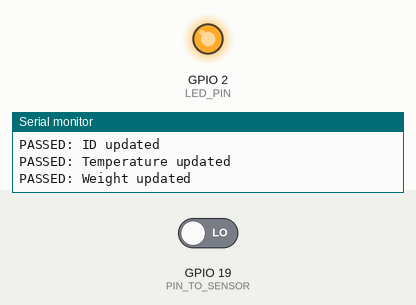
Recording of a sketch running on a simulated ESP8266 (NodeMCU). On the bench: output pins drawn as LEDs (lit = HIGH), the last lines printed to the serial monitor. The test bench sets the inputs (shaded band); at power-on: GPIO 19 (PIN_TO_SENSOR) LOW. WiFi joins after 1.5 s; servers stay silent unless stated; the local clock reads 2024-03-15 10:24:30 at power-on unless the sketch sets it.

Above: at 2.7 s.
2.8 s: GPIO 19 (PIN_TO_SENSOR) driven HIGH
4.3 s: GPIO 19 (PIN_TO_SENSOR) driven LOW
At 5.1 s:
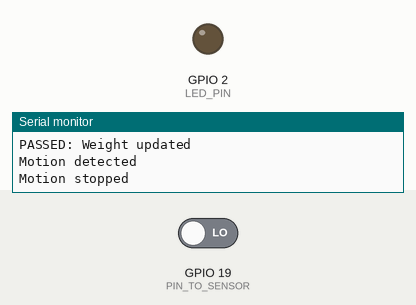
Timing chart, 0 to 7.3 s (numbered marks = the images above; inputs shaded):
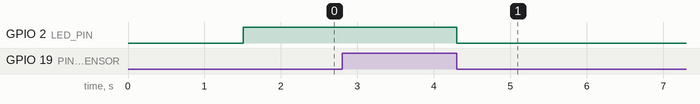

Measured:
- after the input at 4.3 s, GPIO 2 (LED_PIN): HIGH → LOW at once

The sketch:

gate1.ino
```cpp
#include <Arduino.h>
#if defined(ESP32)
#include <WiFi.h>
#include <time.h> // For time-related functions on ESP32
#elif defined(ESP8266)
#include <ESP8266WiFi.h>
// For ESP8266, use an NTP library or other method for date/time
#endif

#include <Firebase_ESP_Client.h>

// Provide the token generation process info.
#include "addons/TokenHelper.h"
// Provide the RTDB payload printing info and other helper functions.
#include "addons/RTDBHelper.h"

// Insert your network credentials
#define WIFI_SSID "Student-PI"
#define WIFI_PASSWORD "student2023"

// Insert Firebase project API Key
#define API_KEY "AIzaSyAxY_fxzCxo-cSZHCOj7pLvJS8U1CO2gxo"
// Insert RTDB URL
#define DATABASE_URL "https://bovine-health-default-rtdb.europe-west1.firebasedatabase.app/"

// Define Firebase Data object
FirebaseData fbdo;
FirebaseAuth auth;
FirebaseConfig config;

// Hard-coded values
const int cowID = 98;
const float temperature = 40;
const float weight = 420.5;

// Motion sensor pin
const int PIN_TO_SENSOR = 19; // GPIO19 pin for motion sensor
int pinStateCurrent = LOW;
int pinStatePrevious = LOW;
String motionStatus = "No Motion";

// LED pin
const int LED_PIN = 2; // Adjust if needed

// Timing
unsigned long sendDataPrevMillis = 0;
const unsigned long interval = 15000; // 15 seconds
bool signupOK = false;

// NTP and timezone settings
const char *ntpServer = "pool.ntp.org";
// Adjust offsets as needed for your timezone
const long gmtOffset_sec = 0;     // e.g., 0 for GMT
const int daylightOffset_sec = 0; // e.g., 3600 for daylight saving

// Helper function to initialize time via NTP
void initTime()
{
  // On ESP32, configTime is used to set up the NTP server, GMT offset, etc.
  configTime(gmtOffset_sec, daylightOffset_sec, ntpServer);
  Serial.println("Getting time from NTP...");

  // Wait until time is set
  time_t now = time(nullptr);
  while (now < 8 * 3600 * 2)
  { // Wait for the time to be > Jan 1, 1970
    delay(500);
    Serial.print(".");
    now = time(nullptr);
  }
  Serial.println("\nTime initialized!");
}

// Helper function to get formatted date-time string
String getFormattedDateTime()
{
  time_t now = time(nullptr);
  struct tm timeinfo;
  localtime_r(&now, &timeinfo); // Uses the device's local time settings

  // Create a buffer to store the date-time string
  char timeStringBuff[50];
  // Format: YYYY-MM-DD HH:MM:SS
  strftime(timeStringBuff, sizeof(timeStringBuff), "%Y-%m-%d %H:%M:%S", &timeinfo);

  return String(timeStringBuff);
}

void setup()
{
  Serial.begin(115200);

  // Wi-Fi setup
  WiFi.begin(WIFI_SSID, WIFI_PASSWORD);
  Serial.print("Connecting to Wi-Fi");
  while (WiFi.status() != WL_CONNECTED)
  {
    Serial.print(".");
    delay(300);
  }
  Serial.println();
  Serial.print("Connected with IP: ");
  Serial.println(WiFi.localIP());
  Serial.println();

  // Initialize time from NTP
  initTime();

  // Firebase initialization
  config.api_key = API_KEY;
  config.database_url = DATABASE_URL;

  if (Firebase.signUp(&config, &auth, "", ""))
  {
    Serial.println("Firebase sign-up successful.");
    signupOK = true;
  }
  else
  {
    Serial.printf("Firebase sign-up failed: %s\n", config.signer.signupError.message.c_str());
  }

  config.token_status_callback = tokenStatusCallback; // Monitor token status
  Firebase.begin(&config, &auth);
  Firebase.reconnectWiFi(true);

  // Pin modes
  pinMode(PIN_TO_SENSOR, INPUT);
  pinMode(LED_PIN, OUTPUT);
  digitalWrite(LED_PIN, HIGH); // Ensure LED is off initially
}

void loop()
{
  // Read motion sensor
  pinStatePrevious = pinStateCurrent;
  pinStateCurrent = digitalRead(PIN_TO_SENSOR);

  // Detect rising edge => Motion detected
  if (pinStatePrevious == LOW && pinStateCurrent == HIGH)
  {
    motionStatus = "Motion detected";
    Serial.println(motionStatus);
    // Turn LED ON
    digitalWrite(LED_PIN, HIGH);
  }
  // Detect falling edge => Motion stopped
  else if (pinStatePrevious == HIGH && pinStateCurrent == LOW)
  {
    motionStatus = "Motion stopped";
    Serial.println(motionStatus);
    // Turn LED OFF
    digitalWrite(LED_PIN, LOW);
  }

  // Send data to Firebase at intervals
  if (Firebase.ready() && signupOK && (millis() - sendDataPrevMillis > interval || sendDataPrevMillis == 0))
  {
    sendDataPrevMillis = millis();

    // Get formatted date/time
    String dateTime = getFormattedDateTime();
    Serial.println("Current Date/Time: " + dateTime);

    // Write motion status
    if (Firebase.RTDB.setString(&fbdo, "/motion/status", motionStatus))
    {
      Serial.println("PASSED: Motion status updated");
    }
    else
    {
      Serial.printf("FAILED: %s\n", fbdo.errorReason().c_str());
    }

    // Write date-time to Firebase
    if (Firebase.RTDB.setString(&fbdo, "/motion/dateTime", dateTime))
    {
      Serial.println("PASSED: dateTime updated");
    }
    else
    {
      Serial.printf("FAILED: %s\n", fbdo.errorReason().c_str());
    }

    // Write ID
    if (Firebase.RTDB.setInt(&fbdo, "/motion/ID", cowID))
    {
      Serial.println("PASSED: ID updated");
    }
    else
    {
      Serial.printf("FAILED: %s\n", fbdo.errorReason().c_str());
    }

    // Write temperature
    if (Firebase.RTDB.setFloat(&fbdo, "/motion/temperature", temperature))
    {
      Serial.println("PASSED: Temperature updated");
    }
    else
    {
      Serial.printf("FAILED: %s\n", fbdo.errorReason().c_str());
    }

    // Write weight
    if (Firebase.RTDB.setFloat(&fbdo, "/motion/weight", weight))
    {
      Serial.println("PASSED: Weight updated");
    }
    else
    {
      Serial.printf("FAILED: %s\n", fbdo.errorReason().c_str());
    }
  }
}
```
